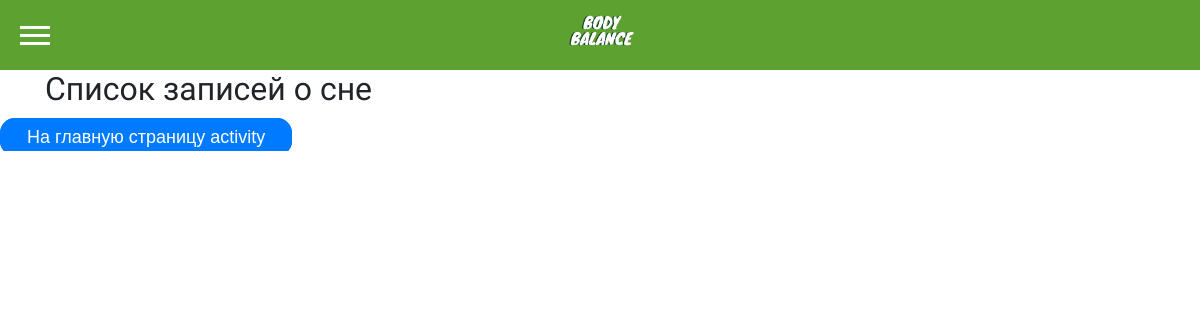
The app's page /activity/sleep_records_read/ (signed in), older data.
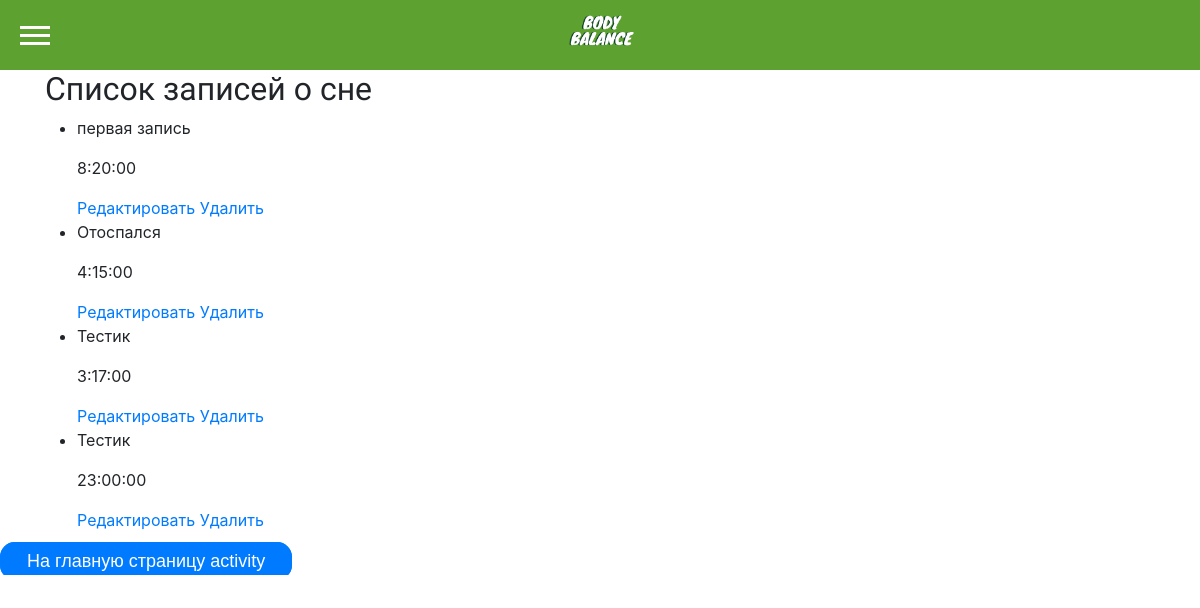
The same page, newer data.
### Activity/models.py (models this page shows, shortened)
class Sleep(models.Model):
    user = models.ForeignKey(User, on_delete=models.CASCADE, related_name='sleep_records')
    date = models.DateField()
    duration = models.DurationField()  # Продолжительность сна в часах
    quality = models.CharField(max_length=20, choices=[('poor', 'Ужасный'), ('fair', 'Плохой'), ('good', 'Хороший'), ('excellent', 'Превосходный')], default='good')  # Качество сна
    calories_burned = models.PositiveIntegerField()
    notes = models.TextField(blank=True)

### Activity/views.py (the view)
# urls.py: path('sleep_records_read/',activity.sleep_records_read, name='sleep_records_read'),
@login_required
def sleep_records_read(request):
    sleep_records = Sleep.objects.filter(user=request.user)
    context = {
        'title': 'Список записей о сне',
        'sleep_records': sleep_records,
    }
    return render(request, 'activity/sleep_records_read.html', context)

### Activity/templates/activity/sleep_records_read.html
{% extends "main/base.html" %}
{% load static %}
{% block content %}
<div class="container">
    <h2>{{ title }}</h2>
    <ul>
        {% for record in sleep_records %}
            <li>
                <p>{{ record.notes }}</p>
                <p>{{ record.duration }}</p>
                <a href="{% url 'sleep_record_update' record.id %}">Редактировать</a>
                <a href="{% url 'sleep_record_delete' record.id %}">Удалить</a>
            </li>
        {% endfor %}
    </ul>
</div>
<a class="btn-primary" href="{%url 'index-activity' %}">На главную страницу activity</a>
{% endblock %}

### Main/templates/main/base.html (shortened to what this page needs)
{% load static %}
<!DOCTYPE html>
<html>
  <head>
    <link href="https://cdn.jsdelivr.net/npm/bootstrap@5.0.2/dist/css/bootstrap.min.css" rel="stylesheet">
    <link rel="stylesheet" href="{% static 'main/css/forms.css' %}" type="text/css" media="all">
    <link rel="stylesheet" href="{% static 'main/css/index.css' %}" type="text/css" media="all">
    <link rel="stylesheet" href="{% static 'main/css/styles.css' %}" type="text/css" media="all">
    <link rel="stylesheet" href="{% static 'main/css/base.css' %}" type="text/css" media="all">
    <link rel="stylesheet" href="https://stackpath.bootstrapcdn.com/bootstrap/4.5.2/css/bootstrap.min.css">
  </head>
  <body>
    <header>
      <section class="hero">
        <div class="header">
          <div class="burger-menu">
              <div class="burger-line"></div>
              <div class="burger-line"></div>
              <div class="burger-line"></div>
          </div>
        <img src="{% static 'main/img/name1.png' %}" alt="logo-top" class="logo-top">
      </div>
      </section>
    </header>
    {% block content %}
    {% endblock content %}
  </body>
</html>

### Main/static/main/css/forms.css (style rules this page uses)
body { background-color: #f0f0f0; overflow-x: hidden; }
h2 { font-family: 'Oswald', sans-serif; font-size: 30px; }

### Main/static/main/css/index.css (style rules this page uses)
html, body { margin: 0; font-family: Arial, sans-serif; background-color: white; margin: 0; padding: 0; overflow-x: hidden; }
a { color: #333; color: #333; text-decoration: none; }
.burger-menu { display: flex; flex-direction: column; justify-content: space-between; width: 30px; height: 21px; cursor: pointer; position: absolute; left: 20px; }
.burger-line { width: 100%; height: 3px; background-color: #333; background-color: #333; margin: 1px 0; }
.hero { position: relative; width: 100%; height: 100%; background-repeat: no-repeat; background-size: cover; }
section { padding: 20px; }

### Main/static/main/css/styles.css (style rules this page uses)
body { background-color: #f6f6f6; font-family: Arial, sans-serif; }
header { background-color: #5da130; }
.btn-primary { width: 100%; height: 100%; background-color: #5da130; color: white; font-size: large; padding-left: 50px; padding-top: 7px; padding-bottom: 0px; padding-right: 100px; padding: 7px 25px; margin-top: 30px; border: none; border-radius: 15px; cursor: pointer; transition: background-color 0.3s ease; text-decoration: none !important; font-family: Arial, sans-serif; border: 2px solid white; }

### Main/static/main/css/base.css (style rules this page uses)
.logo-top { height: 35px; width: 94px; margin-top: -8px; margin-left: 46%; }
.header { background-color: #5DA130; width: 100%; padding: 10px 0; text-align: center; display: flex; justify-content: space-around; align-items: center; height: 30px; align-content: center; }
.header div { font-size: 15px; text-align: left; }
.burger-line { background-color: white; }

Row changes from the older to the newer data that the page shows:
added Sleep: notes "первая запись", duration "8:20:00"
added Sleep: notes "Отоспался", duration "4:15:00"
added Sleep: notes "Тестик", duration "3:17:00"
added Sleep: notes "Тестик", duration "23:00:00"
